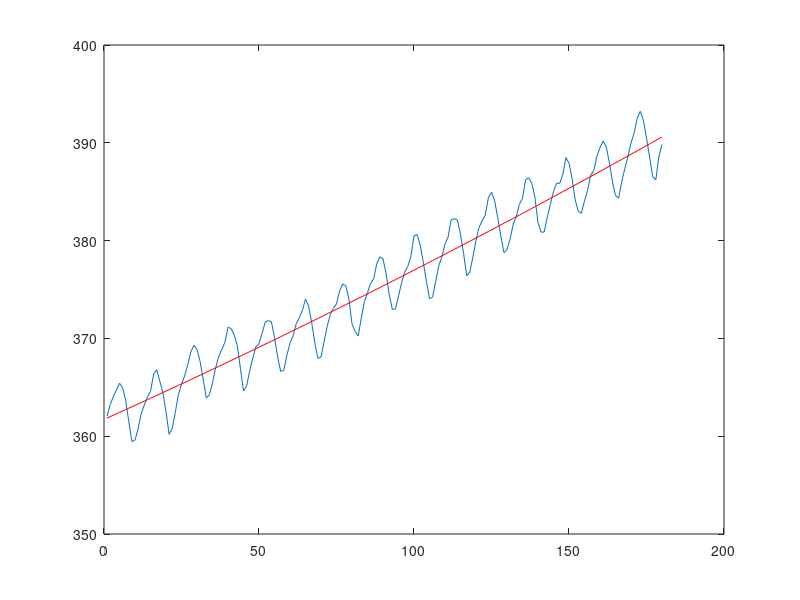

This chart was generated by the following MATLAB code:
% Windmill

clear all
close all

%Least-squares fit of f = a1 + a2*cos(2pit) + a3sin(2pit) + a4*cos(4pit)
%Enter y and t data
y = [362.05
363.25
364.02
364.72
365.41
364.97
363.65
361.48
359.45
359.60
360.76
362.33
363.18
364.00
364.57
366.35
366.80
365.62
364.47
362.51
360.19
360.77
362.43
364.28
365.32
366.15
367.31
368.61
369.30
368.87
367.64
365.78
363.90
364.23
365.46
366.97
368.15
368.87
369.59
371.14
371.00
370.35
369.27
366.93
364.63
365.13
366.68
368.00
369.14
369.46
370.52
371.66
371.82
371.70
370.12
368.12
366.62
366.73
368.29
369.53
370.28
371.50
372.12
372.87
374.02
373.30
371.62
369.55
367.96
368.09
369.68
371.24
372.43
373.09
373.52
374.86
375.55
375.40
374.02
371.49
370.71
370.25
372.08
373.78
374.68
375.63
376.11
377.65
378.35
378.13
376.61
374.49
372.98
373.00
374.35
375.69
376.78
377.36
378.40
380.50
380.61
379.55
377.77
375.84
374.05
374.22
375.84
377.44
378.34
379.66
380.38
382.14
382.24
382.10
380.66
378.68
376.40
376.79
378.32
380.02
381.37
382.02
382.63
384.40
384.94
384.08
382.37
380.48
378.78
379.07
380.17
381.67
382.49
383.72
384.33
386.23
386.43
385.87
384.44
381.84
380.86
380.88
382.40
383.72
385.02
385.87
385.85
386.77
388.49
387.92
386.32
384.17
383.00
382.81
384.06
385.15
386.71
387.17
388.62
389.51
390.18
389.60
388.01
386.07
384.61
384.34
386.02
387.36
388.56
389.98
390.99
392.52
393.22
392.29
390.49
388.55
386.54
386.21
388.61
389.83];

N = length(y);
t = [1:N]; %(measured i nyears)
plot(t,y)

%Construct the A matrix
Acol1 = ones(N,1);
Acol2 = t';
Acol3 = cos(2*pi*t)';
Acol4 = sin(2*pi*t)';
Acol5 = cos(4*pi*t)';
Acol6 = (t.^2)';

A = [Acol1,Acol2,Acol3,Acol4,Acol5,Acol6];

%Solve the normal equations
ATA = A'*A;
ATb = A'*y;
xls = ATA\ATb;

%Construct and plot the model function
yfit = xls(1) + xls(2)*t + xls(3)*cos(2*pi*t) + xls(4)*sin(4*pi*t) + xls(5)*cos(2*pi*t) + xls(6)*(t.^2);
yfit = yfit';
hold on
plot(t,yfit,'r')

%Calculate RMSE
RMSE = sqrt(sum((yfit - y).^2)/N)

may04 = yfit(125)
eMay04 = abs(380.63 - may04)
sept04 = yfit(129)
eSept04 = abs(374.06 - sept04)
may05 = yfit(137)
eMay05 = abs(382.45 - may05)
sept05 = yfit(141)
eSept05 = abs(376.73 - sept05)